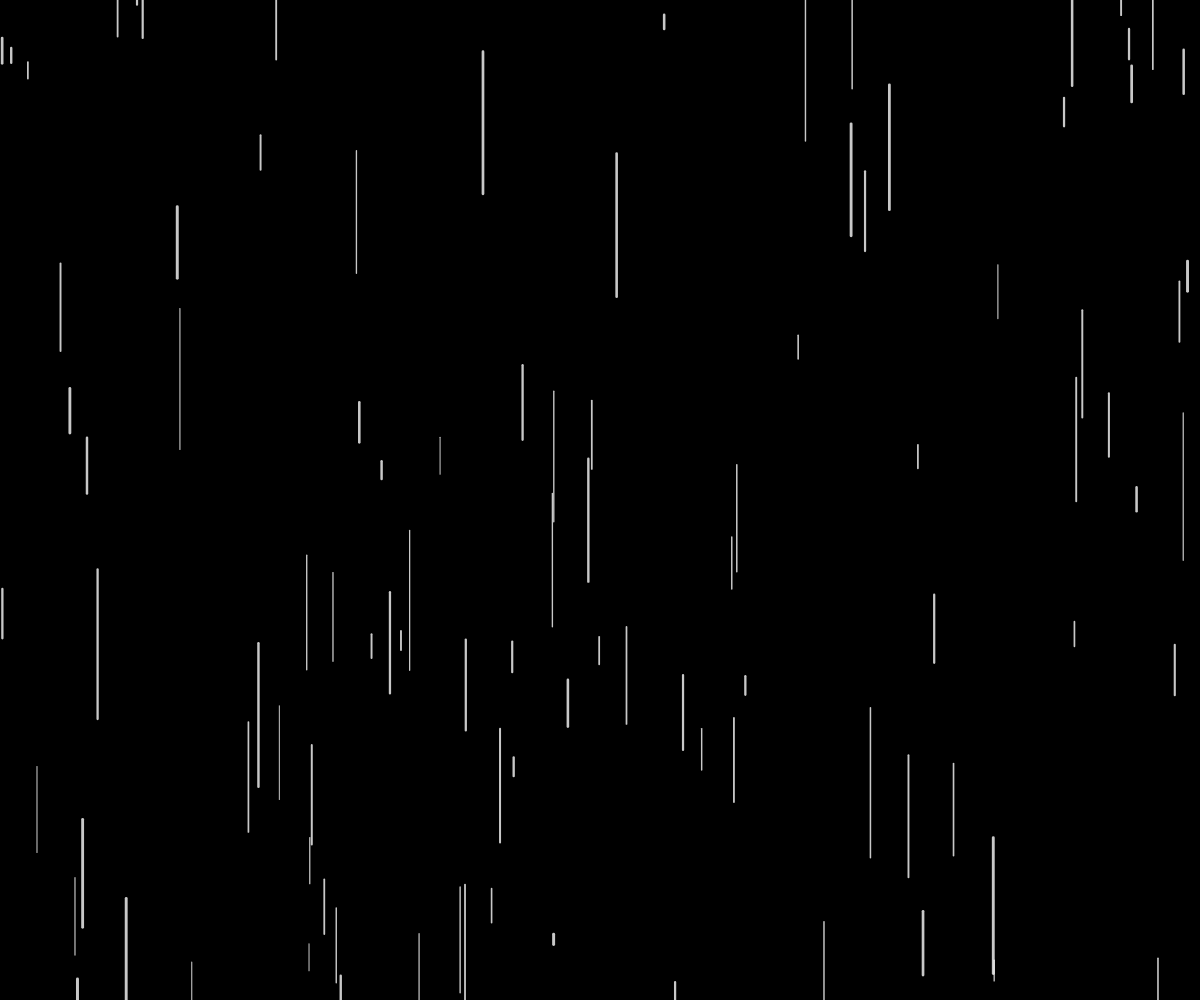
Frame 1 (no input)
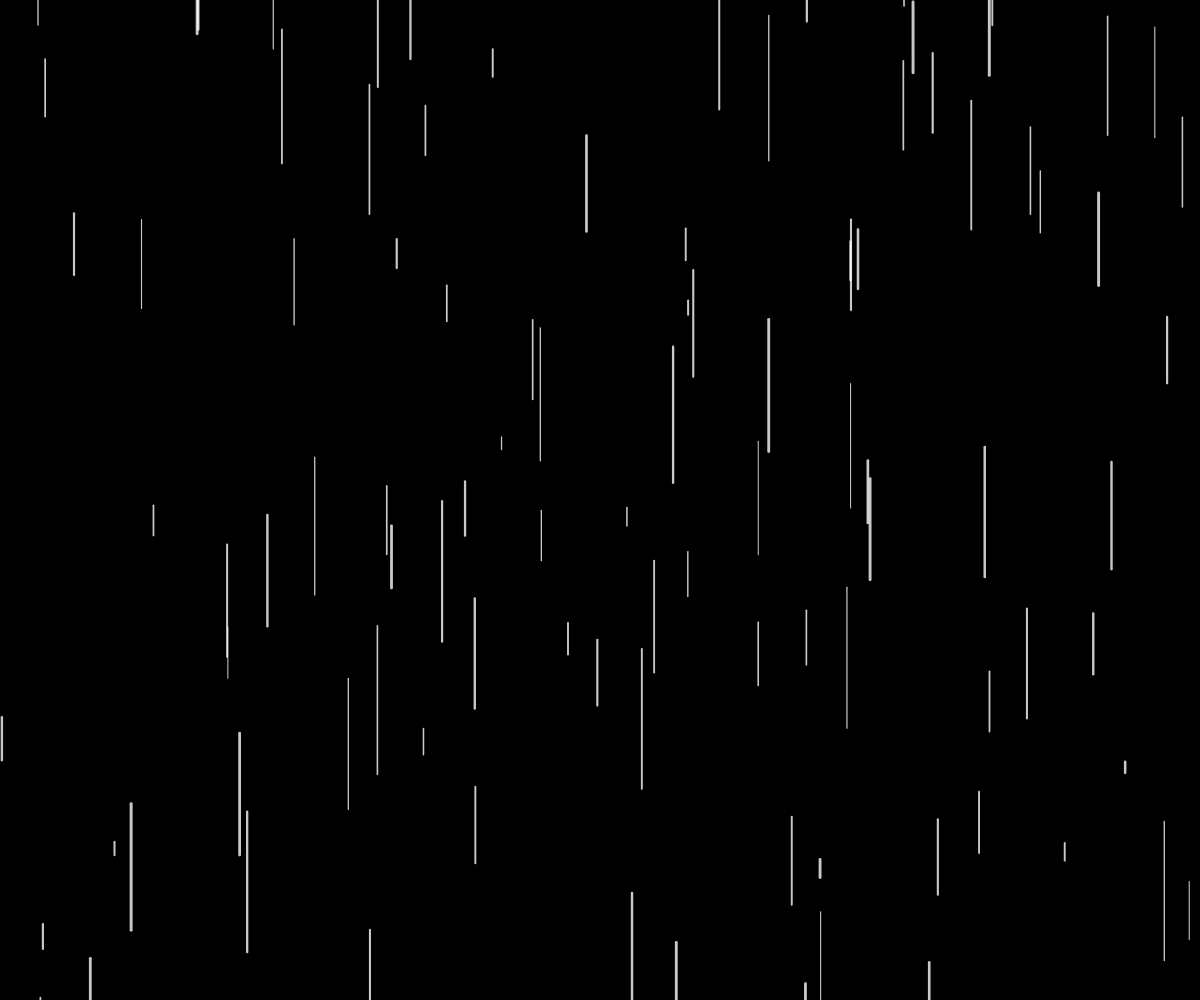
Frame 60 (no input)
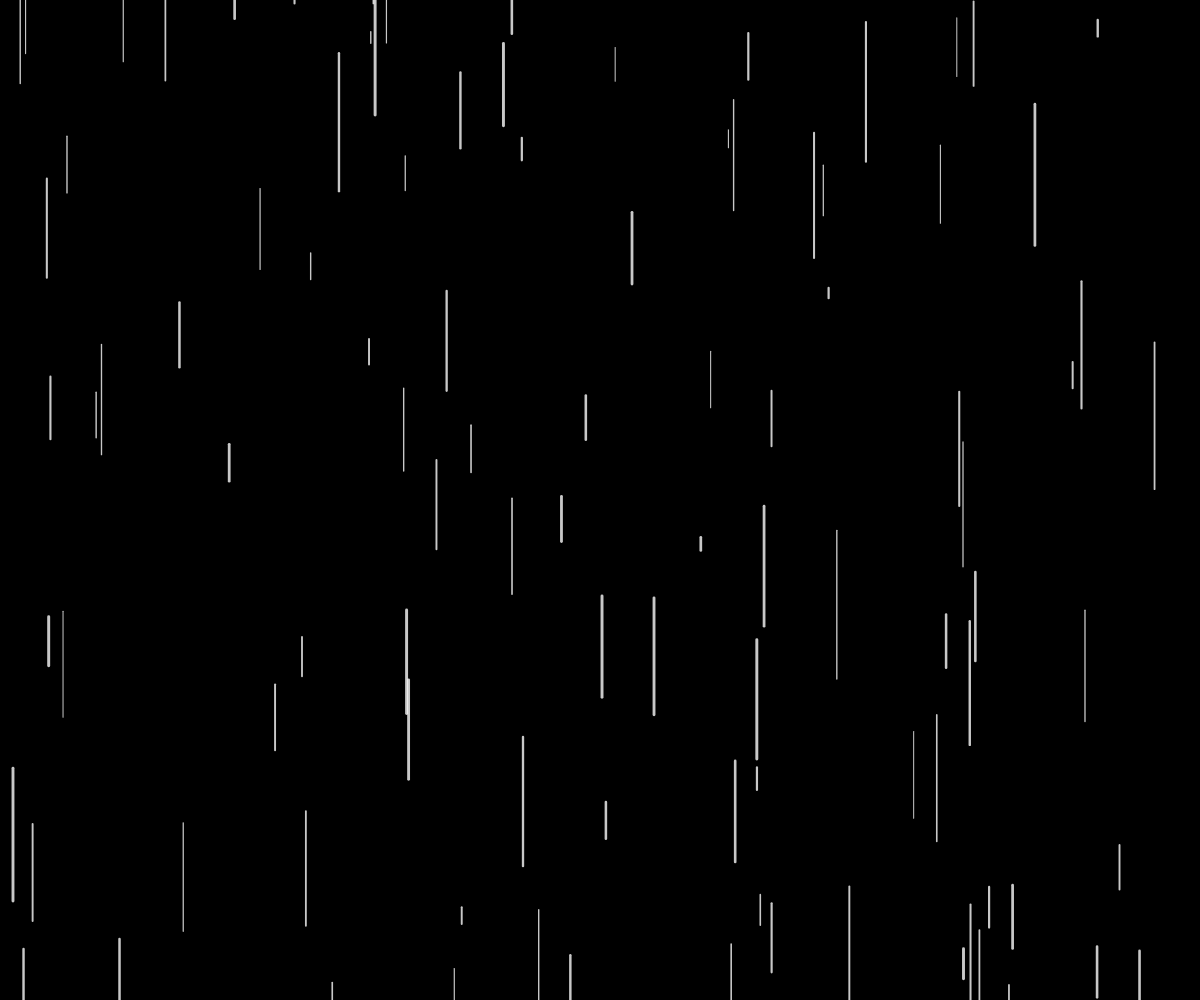
Frame 120 (the mouse pressed at the canvas centre since frame 60)

The p5.js sketch that drew these frames (run headless with seeded random() and noise() and a simulated clock; from frame 60 on, the mouse is pressed at the canvas centre):

// p5.js sketch
// ── sketch.js
function setup() {
	createCanvas(windowWidth, windowHeight)
}

function windowResized() {
	resizeCanvas(windowWidth, windowHeight)
}

function draw() {
	background(0, 0, 0)

	for(let i=0; i<100; i=i+1) {
	let gl = random (10, 150)
	let gX = random (0, width)
	let gY = random (-gl, height)
	

	strokeWeight (random (1,3))
	stroke (255,200)
	line (gX, gY, gX, gY + gl)
	}


}
